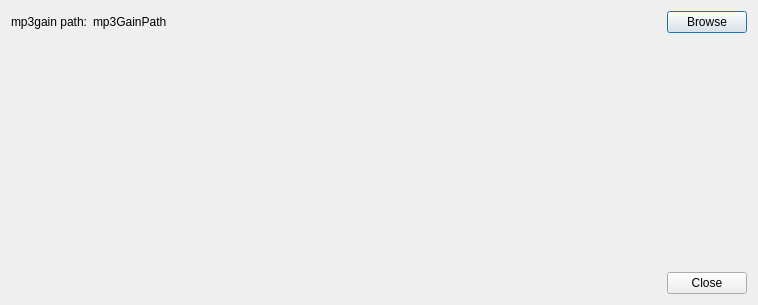
<?xml version="1.0" encoding="UTF-8"?>
<ui version="4.0">
 <class>DlgSettings</class>
 <widget class="QDialog" name="DlgSettings">
  <property name="geometry">
   <rect>
    <x>0</x>
    <y>0</y>
    <width>758</width>
    <height>305</height>
   </rect>
  </property>
  <property name="windowTitle">
   <string>Settings</string>
  </property>
  <layout class="QVBoxLayout" name="verticalLayout">
   <item>
    <layout class="QHBoxLayout" name="horizontalLayout">
     <item>
      <widget class="QLabel" name="label">
       <property name="text">
        <string>mp3gain path:</string>
       </property>
      </widget>
     </item>
     <item>
      <widget class="QLabel" name="lblMp3GainPath">
       <property name="sizePolicy">
        <sizepolicy hsizetype="Expanding" vsizetype="Preferred">
         <horstretch>0</horstretch>
         <verstretch>0</verstretch>
        </sizepolicy>
       </property>
       <property name="text">
        <string>mp3GainPath</string>
       </property>
      </widget>
     </item>
     <item>
      <widget class="QPushButton" name="btnBrowse">
       <property name="text">
        <string>Browse</string>
       </property>
      </widget>
     </item>
    </layout>
   </item>
   <item>
    <spacer name="verticalSpacer">
     <property name="orientation">
      <enum>Qt::Vertical</enum>
     </property>
     <property name="sizeHint" stdset="0">
      <size>
       <width>20</width>
       <height>204</height>
      </size>
     </property>
    </spacer>
   </item>
   <item>
    <widget class="QDialogButtonBox" name="buttonBox">
     <property name="orientation">
      <enum>Qt::Horizontal</enum>
     </property>
     <property name="standardButtons">
      <set>QDialogButtonBox::Close</set>
     </property>
    </widget>
   </item>
  </layout>
 </widget>
 <resources/>
 <connections>
  <connection>
   <sender>buttonBox</sender>
   <signal>accepted()</signal>
   <receiver>DlgSettings</receiver>
   <slot>accept()</slot>
   <hints>
    <hint type="sourcelabel">
     <x>248</x>
     <y>254</y>
    </hint>
    <hint type="destinationlabel">
     <x>157</x>
     <y>274</y>
    </hint>
   </hints>
  </connection>
  <connection>
   <sender>buttonBox</sender>
   <signal>rejected()</signal>
   <receiver>DlgSettings</receiver>
   <slot>reject()</slot>
   <hints>
    <hint type="sourcelabel">
     <x>316</x>
     <y>260</y>
    </hint>
    <hint type="destinationlabel">
     <x>286</x>
     <y>274</y>
    </hint>
   </hints>
  </connection>
 </connections>
</ui>
